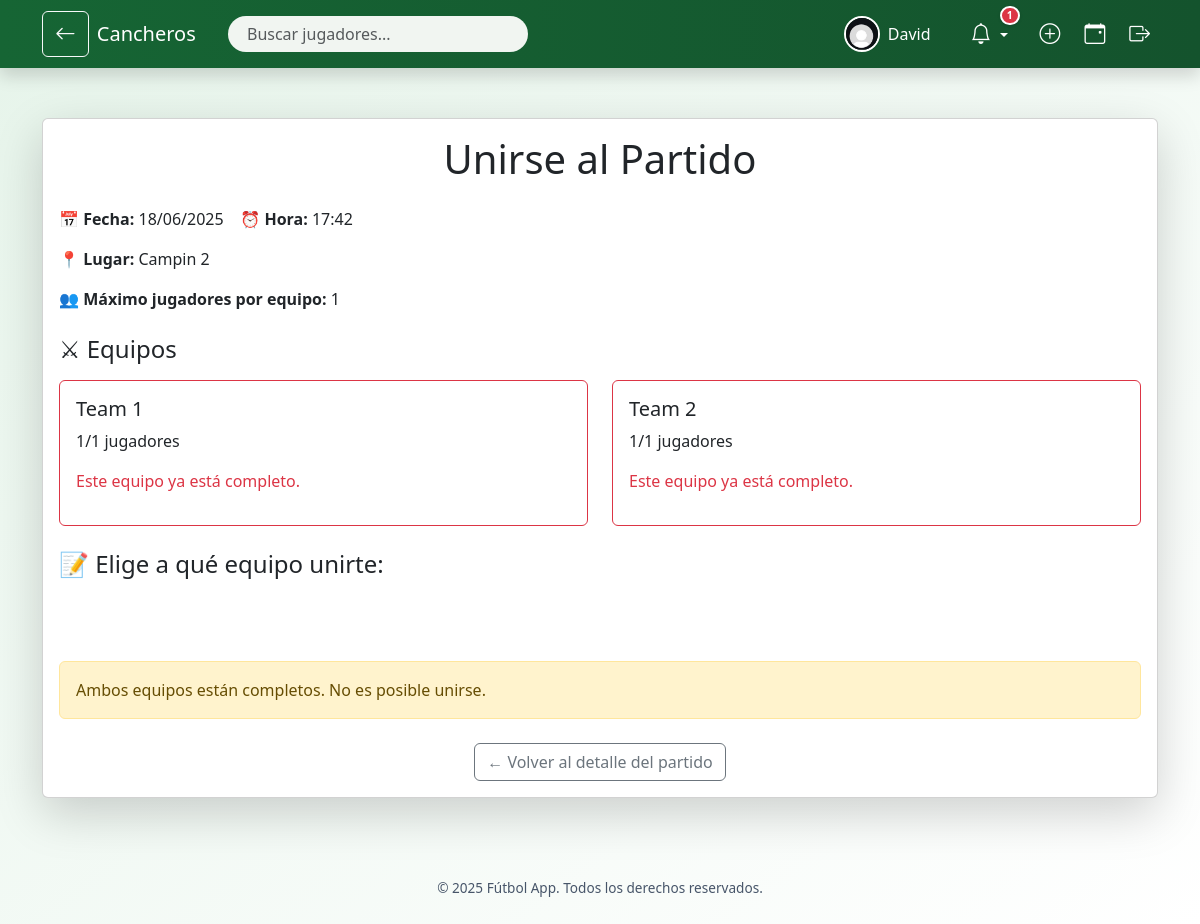
The page /partido/28/unirse (signed in) on the database its author committed.
### models.py (models this page shows, shortened)
class User(UserMixin, db.Model):
    __tablename__ = 'user'
    id = db.Column(db.Integer, primary_key=True)
    username = db.Column(db.String(100), unique=True, nullable=False)
    password = db.Column(db.String(200), nullable=False)
    foto_perfil = db.Column(db.String(120), default='default.jpg')
    calificaciones_recibidas = db.relationship(
        'Calificacion', foreign_keys='Calificacion.evaluado_id',
        back_populates='evaluado', lazy='dynamic'
    )
    calificaciones_realizadas = db.relationship(
        'Calificacion', foreign_keys='Calificacion.evaluador_id',
        back_populates='evaluador', lazy='dynamic'
    )
    inscripciones = db.relationship('Inscripcion', back_populates='user', lazy='dynamic')
    partidos_creados = db.relationship('Partido', back_populates='organizador', lazy='dynamic')
    amistades_enviadas = db.relationship('Amistad',
                                         foreign_keys='Amistad.usuario_id',
                                         backref='solicitante', lazy='dynamic')
    amistades_recibidas = db.relationship('Amistad',
                                          foreign_keys='Amistad.amigo_id',
                                          backref='receptor', lazy='dynamic')

class Partido(db.Model):
    __tablename__ = 'partido'
    id = db.Column(db.Integer, primary_key=True)
    fecha_hora = db.Column(db.DateTime, nullable=False)
    lugar = db.Column(db.String(200), nullable=False)
    equipo1 = db.Column(db.String(100), nullable=False)
    equipo2 = db.Column(db.String(100), nullable=False)
    max_jugadores = db.Column(db.Integer, nullable=False)
    resultado = db.Column(db.String(100))
    cerrado = db.Column(db.Boolean, default=False)
    solo_por_invitacion = db.Column(db.Boolean, default=False)
    enlace_invitacion = db.Column(db.String(100), unique=True, nullable=True)  # ✅ Link público
    organizador_id = db.Column(db.Integer, db.ForeignKey('user.id'))
    organizador = db.relationship('User', back_populates='partidos_creados')
    inscripciones = db.relationship('Inscripcion', back_populates='partido', cascade="all, delete-orphan")
    calificaciones = db.relationship('Calificacion', backref='partido', lazy='dynamic', cascade="all, delete-orphan")

### app.py (the view, shortened to what this page needs)
@app.route('/partido/<int:partido_id>/unirse', methods=['GET', 'POST'])
@login_required
def unirse_partido(partido_id):
    partido = Partido.query.get_or_404(partido_id)
    inscripcion_existente = Inscripcion.query.filter_by(user_id=current_user.id, partido_id=partido.id).first()
    if inscripcion_existente:
        flash('Ya estás inscrito en este partido.')
        return redirect(url_for('detalle_partido', partido_id=partido.id))
    count_equipo1 = Inscripcion.query.filter_by(partido_id=partido.id, equipo=partido.equipo1).count()
    count_equipo2 = Inscripcion.query.filter_by(partido_id=partido.id, equipo=partido.equipo2).count()
    equipo1_lleno = count_equipo1 >= partido.max_jugadores
    equipo2_lleno = count_equipo2 >= partido.max_jugadores
    return render_template('unirse_partido.html', partido=partido,
                           count_equipo1=count_equipo1, count_equipo2=count_equipo2,
                           equipo1_lleno=equipo1_lleno, equipo2_lleno=equipo2_lleno)

### app.py (called while the page is built)
@login_manager.user_loader
def load_user(user_id):
    return User.query.get(int(user_id))

@app.context_processor
def utility_processor():
    def calificacion_jugador_en_partido(jugador, partido_id):
        calificaciones = [c.puntuacion for c in jugador.calificaciones_recibidas if c.partido_id == partido_id]
        if calificaciones:
            return round(sum(calificaciones) / len(calificaciones), 2)
        return None
    return dict(calificacion_jugador_en_partido=calificacion_jugador_en_partido)

@app.context_processor
def inject_notificaciones():
    if current_user.is_authenticated:
        solicitudes = Amistad.query.filter_by(amigo_id=current_user.id, confirmada=False).count()
        invitaciones = Invitacion.query \
            .filter_by(usuario_id=current_user.id) \
            .join(Partido).filter(Partido.cerrado == False).count()
        return {
            'solicitudes_count': solicitudes,
            'invitaciones_count': invitaciones
        }
    return {
        'solicitudes_count': 0,
        'invitaciones_count': 0
    }

### templates/unirse_partido.html (shortened to what this page needs)
{% extends 'base.html' %}
{% block content %}
<div class="container mt-5">
    <div class="card shadow-lg rounded">
        <div class="card-body">
            <h1 class="card-title text-center mb-4">Unirse al Partido</h1>
            <div class="mb-4">
                <p><strong>📅 Fecha:</strong> {{ partido.fecha_hora.strftime('%d/%m/%Y') }} &nbsp;&nbsp;
                <strong>⏰ Hora:</strong> {{ partido.fecha_hora.strftime('%H:%M') }}</p>
                <p><strong>📍 Lugar:</strong> {{ partido.lugar }}</p>
                <p><strong>👥 Máximo jugadores por equipo:</strong> {{ partido.max_jugadores }}</p>
            </div>
            <div class="mb-4">
                <h4 class="mb-3">⚔ Equipos</h4>
                <div class="row">
                    <div class="col-md-6">
                        <div class="border p-3 rounded {% if equipo1_lleno %}border-danger{% else %}border-success{% endif %}">
                            <h5>{{ partido.equipo1 }}</h5>
                            <p>{{ count_equipo1 }}/{{ partido.max_jugadores }} jugadores</p>
                            {% if equipo1_lleno %}
                                <p class="text-danger">Este equipo ya está completo.</p>
                            {% endif %}
                        </div>
                    </div>
                    <div class="col-md-6">
                        <div class="border p-3 rounded {% if equipo2_lleno %}border-danger{% else %}border-success{% endif %}">
                            <h5>{{ partido.equipo2 }}</h5>
                            <p>{{ count_equipo2 }}/{{ partido.max_jugadores }} jugadores</p>
                            {% if equipo2_lleno %}
                                <p class="text-danger">Este equipo ya está completo.</p>
                            {% endif %}
                        </div>
                    </div>
                </div>
            </div>
            <div class="mb-4">
                <h4 class="mb-3">📝 Elige a qué equipo unirte:</h4>
                <form method="POST">
                    <div class="form-check">
                    </div>
                    <div class="form-check">
                    </div>
                    {% if not equipo1_lleno or not equipo2_lleno %}
                        <button type="submit" class="btn btn-primary mt-3">Unirse al Partido</button>
                    {% else %}
                        <div class="alert alert-warning mt-3">
                            Ambos equipos están completos. No es posible unirse.
                        </div>
                    {% endif %}
                </form>
            </div>
            <div class="text-center">
                <a href="{{ url_for('detalle_partido', partido_id=partido.id) }}" class="btn btn-outline-secondary">
                    ← Volver al detalle del partido
                </a>
            </div>
        </div>
    </div>
</div>
{% endblock %}

### templates/base.html (shortened to what this page needs)
<!DOCTYPE html>
<html lang="es">
<head>
    <link href="https://cdn.jsdelivr.net/npm/bootstrap@5.3.3/dist/css/bootstrap.min.css" rel="stylesheet">
    <link href="https://cdn.jsdelivr.net/npm/bootstrap-icons@1.11.0/font/bootstrap-icons.css" rel="stylesheet">
    <link href="https://cdn.jsdelivr.net/npm/bootstrap@5.3.0/dist/css/bootstrap.min.css" rel="stylesheet">
    <link href="https://cdnjs.cloudflare.com/ajax/libs/font-awesome/6.4.0/css/all.min.css" rel="stylesheet">
    <link href="https://cdn.jsdelivr.net/npm/bootstrap-icons@1.10.5/font/bootstrap-icons.css" rel="stylesheet">
</head>
<body>
<nav class="navbar navbar-expand-lg fixed-top shadow">
    <div class="container">
        {% if request.endpoint not in ['index', 'inicio'] %}
        <a href="javascript:history.back()" class="btn btn-outline-light me-2" data-bs-toggle="tooltip" title="Volver">
            <i class="bi bi-arrow-left"></i>
        </a>
        {% endif %}
        <a class="navbar-brand" href="{{ url_for('index') if current_user.is_authenticated else url_for('inicio') }}">
             Cancheros
        </a>
        <div class="collapse navbar-collapse" id="mainNavbar">
            {% if current_user.is_authenticated %}
                <form class="d-flex position-relative me-auto ms-3" style="width: 300px;" onsubmit="return false;">
                    <input id="busqueda-nav" type="search" class="form-control" placeholder="Buscar jugadores..." autocomplete="off">
                </form>
            {% endif %}
            <ul class="navbar-nav ms-auto align-items-center">
                {% if current_user.is_authenticated %}
                    <li class="nav-item me-3 d-flex align-items-center gap-2">
    <a href="{{ url_for('perfil_usuario', user_id=current_user.id) }}"
       class="d-flex align-items-center text-decoration-none nav-link {% if request.endpoint == 'perfil_usuario' %}nav-active{% endif %}"
       data-bs-toggle="tooltip" title="Mi perfil">
        <img src="{{ url_for('static', filename='profile_pics/' ~ current_user.foto_perfil) }}"
             alt="Perfil" class="nav-profile-img" width="30" height="30">
        <span class="ms-2 text-white">{{ current_user.username }}</span>
    </a>
</li>
                    <li class="nav-item dropdown me-2 notification-icon" data-bs-toggle="tooltip" title="Notificaciones">
                        <a class="nav-link dropdown-toggle" href="#" role="button" data-bs-toggle="dropdown">
                            <i class="bi bi-bell"></i>
                            {% if solicitudes_count + invitaciones_count > 0 %}
                                <span class="notification-badge">{{ solicitudes_count + invitaciones_count }}</span>
                            {% endif %}
                        </a>
                    </li>
                    <li class="nav-item" data-bs-toggle="tooltip" title="Crear partido">
    <a class="nav-link {% if request.endpoint == 'crear_partido' %}nav-active{% endif %}" href="{{ url_for('crear_partido') }}">
        <i class="bi bi-plus-circle"></i>
    </a>
</li>
<li class="nav-item" data-bs-toggle="tooltip" title="Eventos">
    <a class="nav-link {% if request.endpoint == 'index' %}nav-active{% endif %}" href="{{ url_for('index') }}">
        <i class="bi bi-calendar-event"></i>
    </a>
</li>
                    <li class="nav-item" data-bs-toggle="tooltip" title="Cerrar sesión">
                        <a class="nav-link text-warning" href="{{ url_for('logout') }}">
                            <i class="bi bi-box-arrow-right"></i>
                        </a>
                    </li>
                {% endif %}
            </ul>
        </div>
    </div>
</nav>
<main class="container-fluid contenido">
    {% block content %}{% endblock %}
</main>
<footer>
    © {{ current_year or 2025 }} Fútbol App. Todos los derechos reservados.
</footer>
</body>
</html>

### templates/base.html (style rules this page uses)
body { background: linear-gradient(to bottom right, #e6f4ea, #ffffff); font-family: 'Segoe UI', Tahoma, Geneva, Verdana, sans-serif; padding-top: 70px; color: #1e293b; }
.notification-badge { position: absolute; top: -4px; right: -4px; background-color: #dc3545; color: white; font-size: 0.65rem; font-weight: 600; padding: 2px 5px; border-radius: 999px; line-height: 1; z-index: 10; min-width: 16px; text-align: center; border: 2px solid #fff; box-shadow: 0 1px 3px rgba(0, 0, 0, 0.15); transition: transform 0.2s ease-in-out; }
.navbar { background: linear-gradient(to right, #166534, #14532d); padding: 0.5rem 1rem; box-shadow: 0 2px 8px rgba(0, 0, 0, 0.08); }
.navbar .navbar-brand, .navbar .nav-link, .navbar .dropdown-toggle { color: #ffffff !important; font-weight: 500; }
.nav-profile-img { width: 36px; height: 36px; object-fit: cover; border-radius: 50%; border: 2px solid white; }
.navbar .bi { font-size: 1.3rem; }
.navbar .nav-item { margin-left: 0.5rem; }
footer { background: transparent; color: #475569; font-size: 0.85rem; padding: 2rem 0; text-align: center; margin-top: 3rem; }
.notification-icon { position: relative; }
form.d-flex input[type="search"] { border-radius: 20px; padding-left: 1.2rem; background-color: #f1f5f1; border: none; }
.navbar .nav-link i { transition: transform 0.2s, color 0.2s; }
.nav-link { transition: color 0.2s ease, transform 0.2s ease; }
.nav-item .nav-profile-img { transition: transform 0.2s ease; }
.nav-item .nav-profile-img { transition: transform 0.2s ease; border-radius: 50%; }

### rows shown on the page
User: foto_perfil (placeholder picture), username "David"
Partido: fecha_hora "18/06/2025", fecha_hora "17:42", lugar "Campin 2", max_jugadores "1", equipo1 "Team 1", equipo2 "Team 2"

### other values the page prints
{{ solicitudes_count + invitaciones_count }} "1"
{{ count_equipo1 }} "1"
{{ count_equipo2 }} "1"
{{ current_year or 2025 }} "2025"
